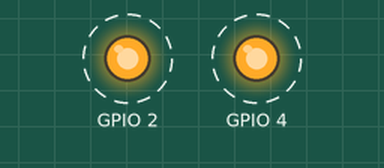
A program run on a simulated ESP32. Parts: output pins drawn as LEDs (lit = HIGH). Dashed ring = blinking. What the program prints to the serial monitor is not drawn.

Above: at 0.05 s.
Timing chart, 0 to 3.0 s (numbered marks = the images above):
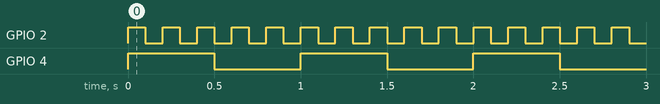

Measured:
- by itself, GPIO 2: alternates HIGH for 0.10 s and LOW for 0.10 s
- by itself, GPIO 4: alternates HIGH for 0.50 s and LOW for 0.50 s

The program:

main.cpp
```cpp
#include <Arduino.h>
#include <freertos/FreeRTOS.h>
#include <freertos/task.h>
#include <freertos/FreeRTOSConfig.h>

#define LED1      2
#define LED2      4
#define DELAY_ms 500

void v1ApplicationIdleHook( void );

//creando un tipo de estructura que contiene un mensaje y pin a configurar
typedef struct TAG_OPT{
  const char * message;
  const uint8_t pin;
  const uint32_t delayMs;
}Parameters;

//creamos las instancias de las estructura. Estas se pasaran como parametro al xTaskCreate
//Parametros: mensaje, led pin, delay ms,
Parameters _Parameters1 = {"Task 1 \n", 2, 100};
Parameters _Parameters2 = {"Task 2 \n", 4, 500};
//creamos los punteros a las instancias anteriormente creadas
Parameters * _pvParameters1 = &_Parameters1;
Parameters * _pvParameters2 = &_Parameters2;

//creamos una funcion con parametro de entrada un puntero a una estructura
void LED1ControllerTask(void *xStruct){

  //pointer to structure
  Parameters * data = (Parameters *) xStruct;
  String msg = (String) data->message;
  uint8_t _pin = data->pin;
  uint32_t _delayMs = data->delayMs;
  TickType_t _delayTicks = pdTICKS_TO_MS(_delayMs);

  pinMode(_pin, OUTPUT);

  while(1){
    digitalWrite(_pin, digitalRead(_pin)^1);
    Serial.print(msg);
    vTaskDelay(_delayTicks);
  }
}

//creamos una funcion con parametro de entrada un puntero a una estructura
void LED2ControllerTask(void *xStruct){

  //pointer to structure
  Parameters * data = (Parameters *) xStruct;
  String msg = (String) data->message;
  uint8_t _pin = data->pin;
  uint32_t _delayMs = data->delayMs;
  TickType_t _delayTicks = pdTICKS_TO_MS(_delayMs);
  TickType_t xLastWakeTime;
  xLastWakeTime = xTaskGetTickCount();

  pinMode(_pin, OUTPUT);

  while(1){
    digitalWrite(_pin, digitalRead(_pin)^1);
    Serial.print(msg);
    vTaskDelayUntil(&xLastWakeTime, pdMS_TO_TICKS( _delayTicks ));
  }
}

static uint32_t ulIdleCycleCount = 0UL;

// Increments the idleCount variable
void v1ApplicationIdleHook(void)
{
  ulIdleCycleCount++;
}

void idle_function(void *ignore){
  while(1){
    Serial.println("Idle Task: "+ ulIdleCycleCount);
    vTaskDelay( pdTICKS_TO_MS(50) );
  }
}

void setup() {
  Serial.begin(9600);

  xTaskCreate(LED1ControllerTask, "Led 1", 1000, (void *) &_Parameters1, 2, NULL);
  xTaskCreate(LED2ControllerTask, "Led 2", 1000, (void *) &_Parameters2, 2, NULL);
  xTaskCreate(idle_function, "Idle Task", 1000, NULL, 2, NULL );
}

void loop() {
  // put your main code here, to run repeatedly:
}
```
